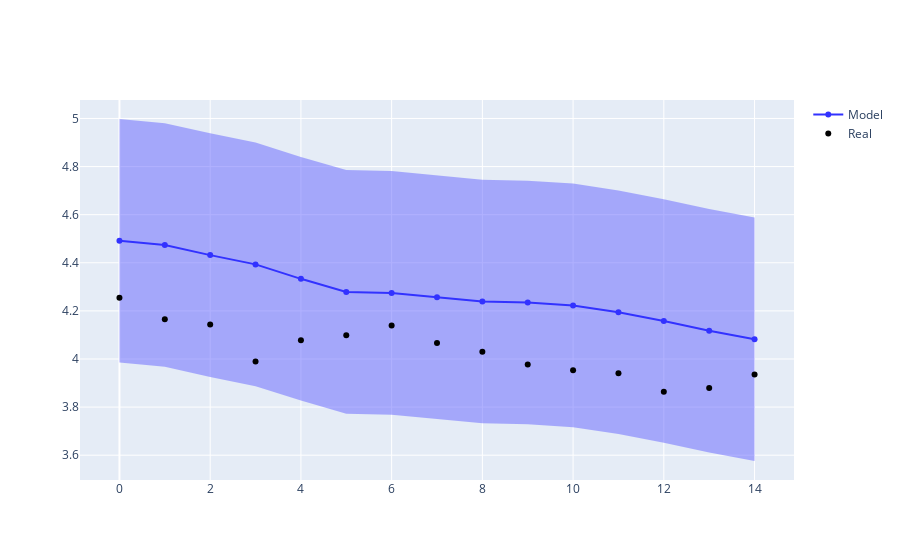

Source (notebook cell):
### Code cell
# Graficamos Resultados
model = models.load_model('model_3.h5')
Y_3_p = model.predict(tf.convert_to_tensor(X_3), verbose = 0)
rmse_3 = mean_squared_error(Y_3, Y_3_p, squared=False)
mse_3 = mean_squared_error(Y_3, Y_3_p)
mae_3 = mean_absolute_error(Y_3, Y_3_p)
r2_3 = r2_score(Y_3, Y_3_p)
y_train_3_p = model.predict(tf.convert_to_tensor(x_train_3), verbose = 0)
rmse_3_tr = mean_squared_error(y_train_3, y_train_3_p, squared=False)
mse_3_tr = mean_squared_error(y_train_3, y_train_3_p)
mae_3_tr = mean_absolute_error(y_train_3, y_train_3_p)
r2_3_tr = r2_score(y_train_3, y_train_3_p)
y_test_3_p = model.predict(tf.convert_to_tensor(x_test_3), verbose = 0)
rmse_3_te = mean_squared_error(y_test_3, y_test_3_p, squared=False)
mse_3_te = mean_squared_error(y_test_3, y_test_3_p)
mae_3_te = mean_absolute_error(y_test_3, y_test_3_p)
r2_3_te = r2_score(y_test_3, y_test_3_p)

print('RMSE:',rmse_3, rmse_3_tr, rmse_3_te)
print('MSE:',mse_3, mse_3_tr, mse_3_te)
print('MAE:',mae_3, mae_3_tr, mae_3_te)
print('R2:',r2_3, r2_3_tr, r2_3_te)


fig = go.Figure()
fig.add_trace(go.Scatter(y = Y_3_p.reshape(-1)+2*rmse_3, mode = 'lines',line_color='rgba(0,0,0,0)',showlegend=False))
fig.add_trace(go.Scatter(y = Y_3_p.reshape(-1)-2*rmse_3, fill='tonexty', mode = 'lines',line_color='rgba(100,100,255,1)', line_width=0,showlegend=False))
fig.add_trace(go.Scatter(y = Y_3.reshape(-1), name='Real', mode = 'markers', line_color='black'))
fig.add_trace(go.Scatter(y = Y_3_p.reshape(-1), name='Model', line_color='rgb(50,50,255)'))
fig.show()

### Figure 1 — Plotly figure (JSON) as saved in the notebook; plotly's stock layout.template omitted (floating-point values rounded to 4 significant figures)
{"data": [{"line": {"color": "rgba(0,0,0,0)"}, "mode": "lines", "showlegend": false, "type": "scatter", "y": [4.998, 4.98, 4.938, 4.9, 4.84, 4.785, 4.781, 4.763, 4.745, 4.741, 4.729, 4.701, 4.664, 4.624, 4.588]}, {"fill": "tonexty", "line": {"color": "rgba(100,100,255,1)", "width": 0}, "mode": "lines", "showlegend": false, "type": "scatter", "y": [3.985, 3.967, 3.926, 3.887, 3.827, 3.773, 3.769, 3.75, 3.733, 3.728, 3.717, 3.688, 3.652, 3.611, 3.576]}, {"line": {"color": "black"}, "mode": "markers", "name": "Real", "type": "scatter", "y": [4.255, 4.165, 4.144, 3.989, 4.078, 4.099, 4.139, 4.067, 4.03, 3.977, 3.953, 3.941, 3.864, 3.879, 3.936]}, {"line": {"color": "rgb(50,50,255)"}, "name": "Model", "type": "scatter", "y": [4.492, 4.474, 4.432, 4.393, 4.333, 4.279, 4.275, 4.256, 4.239, 4.234, 4.223, 4.194, 4.158, 4.118, 4.082]}], "layout": {}}
